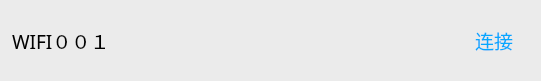
<?xml version="1.0" encoding="UTF-8"?>
<ui version="4.0">
 <class>wifi_item</class>
 <widget class="QWidget" name="wifi_item">
  <property name="geometry">
   <rect>
    <x>0</x>
    <y>0</y>
    <width>541</width>
    <height>81</height>
   </rect>
  </property>
  <property name="windowTitle">
   <string>Form</string>
  </property>
  <property name="styleSheet">
   <string notr="true">
background-color: rgb(235, 235, 235);
</string>
  </property>
  <layout class="QHBoxLayout" name="horizontalLayout">
   <property name="leftMargin">
    <number>12</number>
   </property>
   <property name="rightMargin">
    <number>28</number>
   </property>
   <item>
    <widget class="QLabel" name="name">
     <property name="font">
      <font>
       <family>微软雅黑</family>
       <pointsize>14</pointsize>
      </font>
     </property>
     <property name="text">
      <string>WIFI００１</string>
     </property>
    </widget>
   </item>
   <item>
    <spacer name="horizontalSpacer">
     <property name="orientation">
      <enum>Qt::Horizontal</enum>
     </property>
     <property name="sizeHint" stdset="0">
      <size>
       <width>40</width>
       <height>20</height>
      </size>
     </property>
    </spacer>
   </item>
   <item>
    <widget class="QPushButton" name="pushButton">
     <property name="sizePolicy">
      <sizepolicy hsizetype="Minimum" vsizetype="Fixed">
       <horstretch>0</horstretch>
       <verstretch>0</verstretch>
      </sizepolicy>
     </property>
     <property name="font">
      <font>
       <family>微软雅黑</family>
       <pointsize>14</pointsize>
      </font>
     </property>
     <property name="styleSheet">
      <string notr="true">background: transparent;
border: none;
color: rgb(6, 168, 255)</string>
     </property>
     <property name="text">
      <string>连接</string>
     </property>
    </widget>
   </item>
  </layout>
 </widget>
 <resources/>
 <connections/>
</ui>
